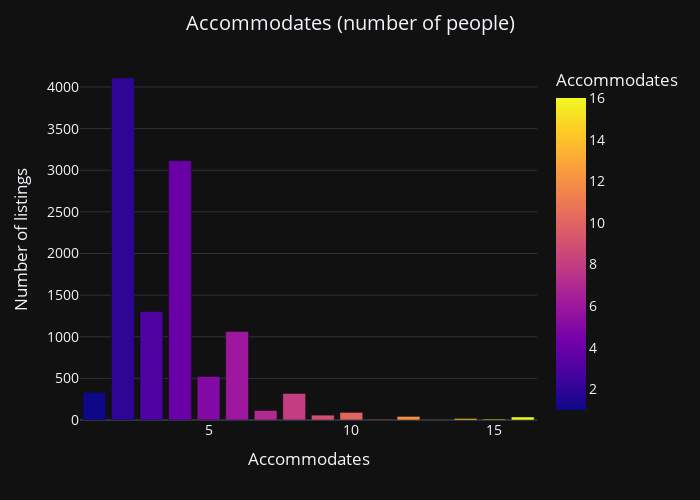

Notebook source saved alongside this figure:
### Markdown cell above
## 1.6. <a id='toc1_6_'></a>[Número de alojados](#toc0_)
_
Como era de esperar, la mayoría de los listados son para 2 personas. Además, Airbnb utiliza un máximo de 16 huéspedes por anuncio._

### Code cell
feq = df_distancia['accommodates'].value_counts().sort_index().reset_index()
feq.columns = ['Accommodates', 'Number of listings']
fig = px.bar(feq, x='Accommodates', y='Number of listings', 
             color='Accommodates',
             width=700, height=500, template='plotly_dark')
fig.update_layout(title={'text':"Accommodates (number of people)", 'x':0.5},
                  xaxis_title='Accommodates', yaxis_title='Number of listings',
                  font=dict(size=14))
fig.show()

### Figure 1 — Plotly figure (JSON) as saved in the notebook; plotly's stock layout.template omitted (floating-point values rounded to 4 significant figures)
{"data": [{"alignmentgroup": "True", "hovertemplate": "Accommodates=%{marker.color}<br>Number of listings=%{y}<extra></extra>", "legendgroup": "", "marker": {"color": [1, 2, 3, 4, 5, 6, 7, 8, 9, 10, 11, 12, 13, 14, 15, 16], "coloraxis": "coloraxis", "pattern": {"shape": ""}}, "name": "", "offsetgroup": "", "orientation": "v", "showlegend": false, "textposition": "auto", "type": "bar", "x": [1, 2, 3, 4, 5, 6, 7, 8, 9, 10, 11, 12, 13, 14, 15, 16], "xaxis": "x", "y": [331, 4108, 1303, 3113, 524, 1063, 114, 319, 58, 91, 8, 43, 6, 18, 11, 36], "yaxis": "y"}], "layout": {"barmode": "relative", "coloraxis": {"colorbar": {"title": {"text": "Accommodates"}}, "colorscale": [[0, "#0d0887"], [0.1111, "#46039f"], [0.2222, "#7201a8"], [0.3333, "#9c179e"], [0.4444, "#bd3786"], [0.5556, "#d8576b"], [0.6667, "#ed7953"], [0.7778, "#fb9f3a"], [0.8889, "#fdca26"], [1, "#f0f921"]]}, "font": {"size": 14}, "height": 500, "legend": {"tracegroupgap": 0}, "margin": {"t": 60}, "title": {"text": "Accommodates (number of people)", "x": 0.5}, "width": 700, "xaxis": {"anchor": "y", "domain": [0, 1], "title": {"text": "Accommodates"}}, "yaxis": {"anchor": "x", "domain": [0, 1], "title": {"text": "Number of listings"}}}}
